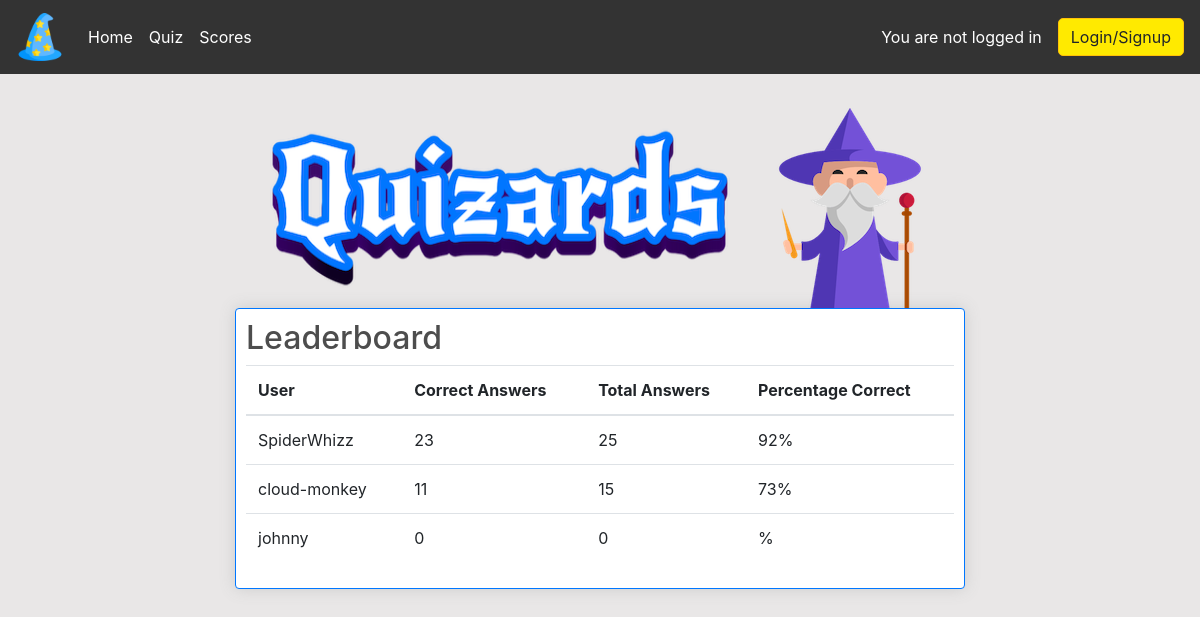
The page /scores/ on the database its author committed.
### quiz/models.py (models this page shows)
class CustomUserModel(AbstractUser):
    birthdate = models.DateField(null=True, blank=True)

### quiz/views.py (the view)
# urls.py: path('scores/', ScoresPage.as_view(), name='scores'),
class ScoresPage(TemplateView):
    template_name = 'scores.html'
    def get_context_data(self, **kwargs):
        context = super().get_context_data(**kwargs)
        CustomUser = get_user_model()  # Retrieve the custom user model
        scores = CustomUser.objects.annotate(
            correct_answers=Count('useranswer', filter=F('useranswer__is_correct')),
            total_answers=Count('useranswer'),
            percentage_correct=Count('useranswer', filter=F('useranswer__is_correct')) * 100.0 / Count('useranswer')
        ).order_by('-percentage_correct')[:5]  # Get top 5 users by percentage
        context['scores'] = scores  # Add scores to context
        return context

### templates/scores.html
{% extends 'base.html' %}
{% load static %}
{% block content %}
<div class="row scores-center">
    <div class="col-lg-8">
        <div class="quiz-page-header">
            <img src="/static/images/quizards-text-logo.webp" alt="Quizards text logo">
            <img src="/static/images/quizzard-img.webp" alt="Quizard character">
        </div>
        <div class="box-element question-card mx-auto">
            <h2 class="question-title">Leaderboard</h2>
            <table class="table">
                <thead>
                    <tr>
                        <th>User</th>
                        <th>Correct Answers</th>
                        <th>Total Answers</th>
                        <th>Percentage Correct</th>
                    </tr>
                </thead>
                <tbody>
                    {% for user in scores %}
                    <tr>
                        <td>{{ user.username }}</td>
                        <td>{{ user.correct_answers }}</td>
                        <td>{{ user.total_answers }}</td>
                        <td>{{ user.percentage_correct|floatformat:0 }}%</td>
                    </tr>
                    {% empty %}
                    <tr>
                        <td colspan="4">No scores available.</td>
                    </tr>
                    {% endfor %}
                </tbody>
            </table>
        </div>
    </div>
</div>
{% endblock content %}

### static/css/style.css (style rules this page uses)
body { background-color: hsl(0, 5%, 91%); }
h1, h2, h3, h4, h5, h6 { color: hsl(0, 0%, 30%); }
.box-element { border: solid 1px rgb(0, 119, 255); box-shadow: hsl(0, 0%, 80%) 0 0 16px; background-color: #fff; border-radius: 4px; padding: 10px; }
.col-lg-4, .col-lg-6, .col-lg-8, .col-lg-12 { margin-top: 10px; }
.question-card { margin-bottom: 20px; }
.quiz-page-header { display: flex; flex-wrap: wrap; justify-content: center; width: 100%; margin: auto; }
.scores-center { display: flex; justify-content: center; }

### rows shown on the page
CustomUserModel: username "SpiderWhizz", correct_answers "23", total_answers "25", percentage_correct "92"
CustomUserModel: username "cloud-monkey", correct_answers "11", total_answers "15", percentage_correct "73"
CustomUserModel: username "johnny", correct_answers "0", total_answers "0"
